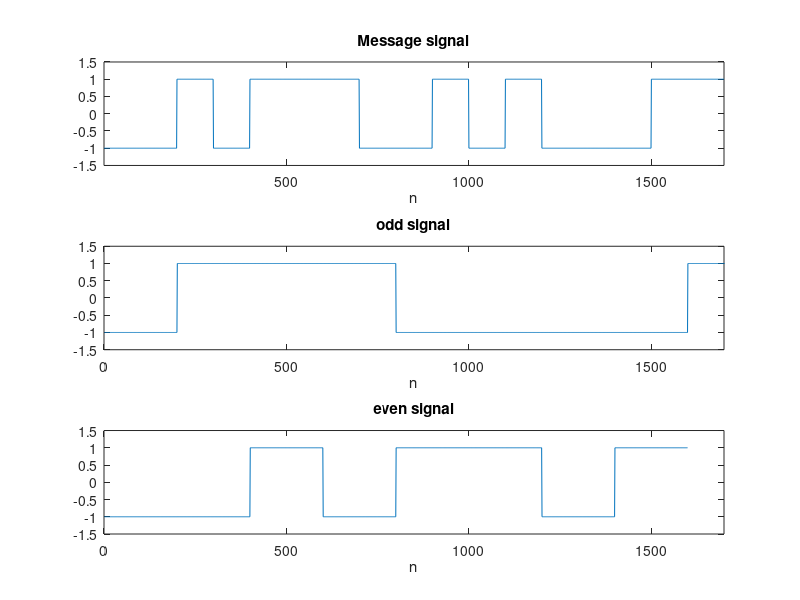
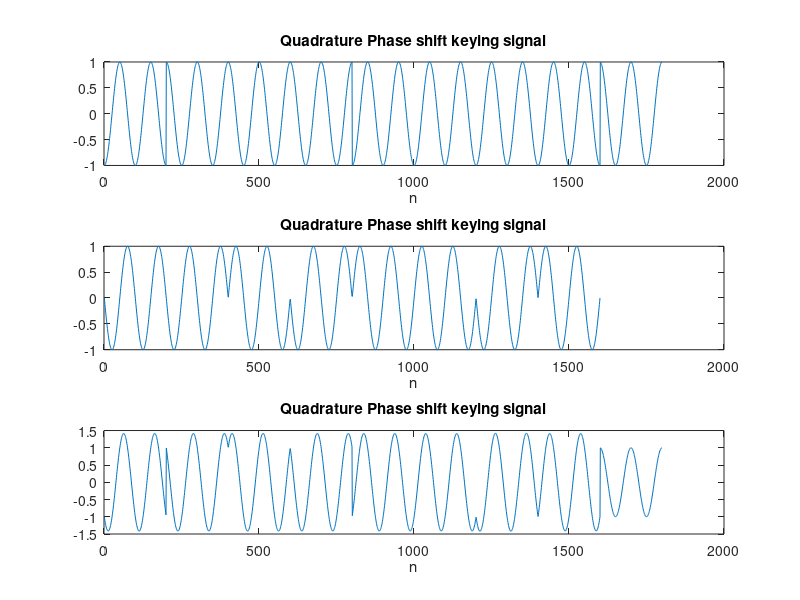
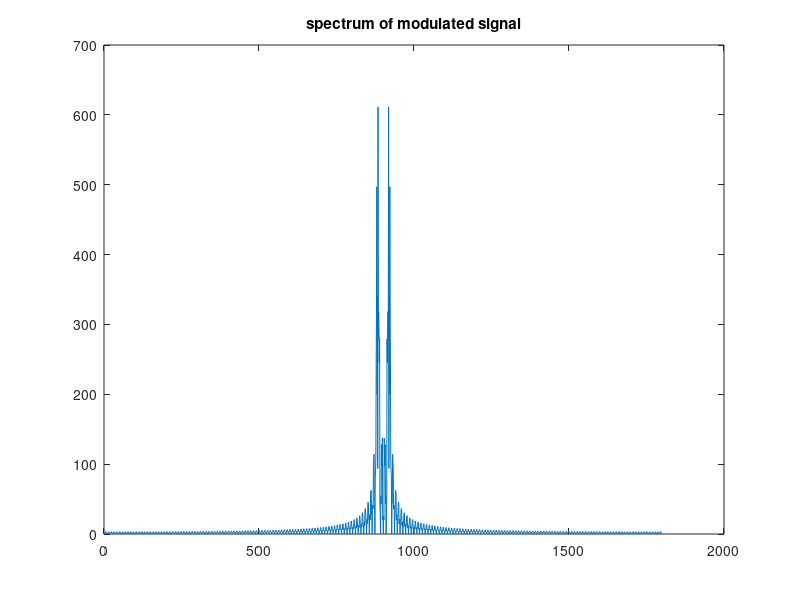

These figures' MATLAB source, in order:
clc;
clear all;
close all;
data=[0 0 1 0 1 1 1 0 0 1 0 1 0 0 0 1 1];%given message signal
a=[];
b=[];
L=length(data);
for i=1:L
    if data(i)==1
        a=ones(1,100);
    else
        a=-ones(1,100);
    end
    b=[b a];
end

odd=data(1:2:L);
x=[];
o=[];
m1=length(odd);
for i=1:m1
    if odd(i)==1;
        x=ones(1,2*100);
    else 
        x=-ones(1,2*100);
    end
       o=[o x]
end
even=data(2:2:L);
z=[];
e=[];
m2=length(even);
for i=1:m2
    if even(i)==1;
        z=ones(1,2*100);
    else 
        z=-ones(1,2*100);
    end
       e=[e z]
end

t1=linspace(0,m1,2*m1*100);
t2=linspace(0,m2,2*m2*100)
f=2;
c1=cos(2*pi*f.*t1);
c2=sin(2*pi*f.*t2);

s=o.*c1;
p=e.*c2;

n1=1:1800;
y1=s;
n2=1:1600;
y2=p;
u=min(min(n1),min(n2));
t=max(max(n1),max(n2));
r=u:1:t;
z1=[];
temp=1;
for i=1:length(r)
    if(r(i)<min(n1) || r(i)>max(n1))
      z1=[z1 0];
    else
        z1=[z1 y1(temp)];
        temp=temp+1;
    end
end
z2=[];
temp=1;
for i=1:length(r)
    if(r(i)<min(n2) || r(i)>max(n2))
      z2=[z2 0];
    else
        z2=[z2 y2(temp)];
        temp=temp+1;
    end
end
z=z1+z2;

figure(1)
subplot(311)
plot(b)
xlabel('n')
title('Message signal')
axis([1 100*L -1.5 1.5])
subplot(312)
plot(o);
xlabel('n');
title('odd signal');
axis([0 100*L -1.5 1.5]);

subplot(313)
plot(e);
xlabel('n');
title('even signal');
axis([0 100*L -1.5 1.5]);
figure(2)
subplot(311)
plot(s);
xlabel('n');
title('Quadrature Phase shift keying signal');

subplot(312)
plot(p);
xlabel('n');
title('Quadrature Phase shift keying signal');

subplot(313)
plot(z);
xlabel('n');
title('Quadrature Phase shift keying signal');

y = fft(z);
figure(3)
plot(fftshift(abs(y)));
title('spectrum of modulated signal');